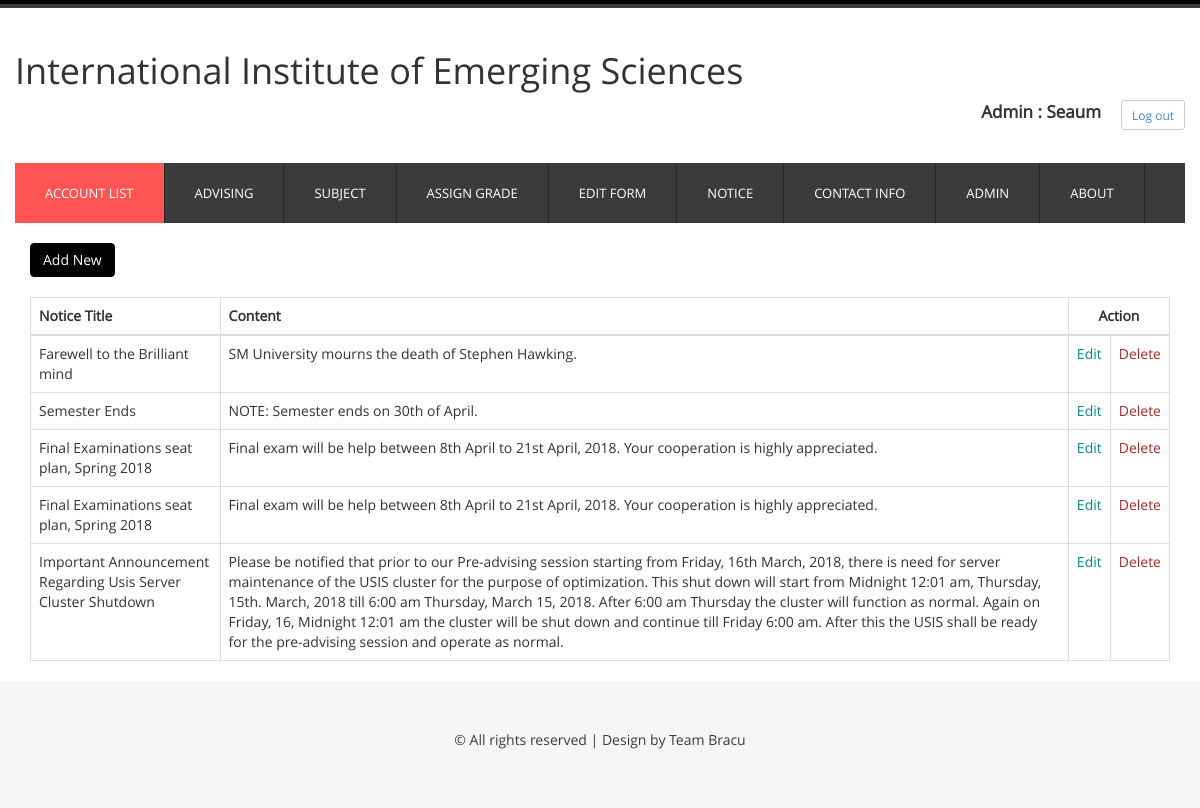
The app's page /includes/notice-list.php (signed in) with its own data.
### tables this page shows
CREATE TABLE `notice` (
  `nid` int(10) NOT NULL,
  `topic` varchar(100) NOT NULL,
  `content` text NOT NULL,
  `curtime` timestamp NOT NULL DEFAULT CURRENT_TIMESTAMP ON UPDATE CURRENT_TIMESTAMP
);

### includes/notice-list.php (the view, shortened to what this page needs)
<?php
include_once('database.php');
include_once 'admin-header.php';
?>
<head>
</head>
<div class="container" style="font-size: 14px">
    <div class="row">
        <div class="col-lg-12">
            <br><a href="add-notice.php" class="btn btn-info">Add New </a><br/><br>
            <table class="table table-bordered" style width="100%">
                <thead>
                    <tr>
                        <th>Notice Title</th>
                        <th>Content</th>
                        <th colspan="2" style = "text-align:center;"
                        </th>Action</th>
                    </tr>
                </thead>
                <?php
                $query = "SELECT nid,topic,content FROM notice order by nid desc" ;
                $result = mysqli_query($conn, $query);
                while ($subject = mysqli_fetch_assoc($result)){
                    ?>
                    <tr>
                        <td><?php echo $subject['topic']; ?></td>
                        <td><?php echo $subject['content']; ?></td>
                        <td>
                            <a
                                 style="color:DarkCyan" href="edit-notice.php?nid=<?php echo $subject['nid']?>">Edit
                            </a>
                        </td>
                        <td>
                            <a style="color:brown" title="Delete"  href="notice-list.php?act=del&nid= <?php echo $subject['nid'] ?>">Delete
                            </a>
                        </td>
                    </tr>
                <?php
                }
                ?>
            </table>
        </div>
    </div>
</div>
<?php
include_once('footer.php');
?>

### css/style.css (style rules this page uses)
body { font-family: 'open_sansregular'; background:#ffffff; font-size: 100%; }

### includes/notice-list.php (style rules this page uses)
.btn-info { color: #fff; background-color: #000 !important; border-color: #000 !important; }

### records on screen
notice: topic "Farewell to the Brilliant mind", content "SM University mourns the death of Stephen Hawking."
notice: topic "Semester Ends", content "NOTE: Semester ends on 30th of April."
notice: topic "Final Examinations seat plan, Spring 2018", content "Final exam will be help between 8th April to 21st April, 2018. Your cooperation is highly appreciated."
notice: topic "Final Examinations seat plan, Spring 2018", content "Final exam will be help between 8th April to 21st April, 2018. Your cooperation is highly appreciated."
notice: topic "Important Announcement Regarding Usis Server Cluster Shutdown", content "Please be notified that prior to our Pre-advising session starting from Friday, 16th March, 2018, there is need for server maintenance of the USIS cluster for the purpose of optimization. This shut down will start from Midnight 12:01 am, Thursday, 15th. March, 2018 till 6:00 am Thursday, March 15, 2018. After 6:00 am Thursday the cluster will function as normal. Again on Friday, 16, Midnight 12:01 am the cluster will be shut down and continue till Friday 6:00 am. After this the USIS shall be ready for the pre-advising session and operate as normal."

### other values on screen
$_SESSION['adminName'] "Seaum"
